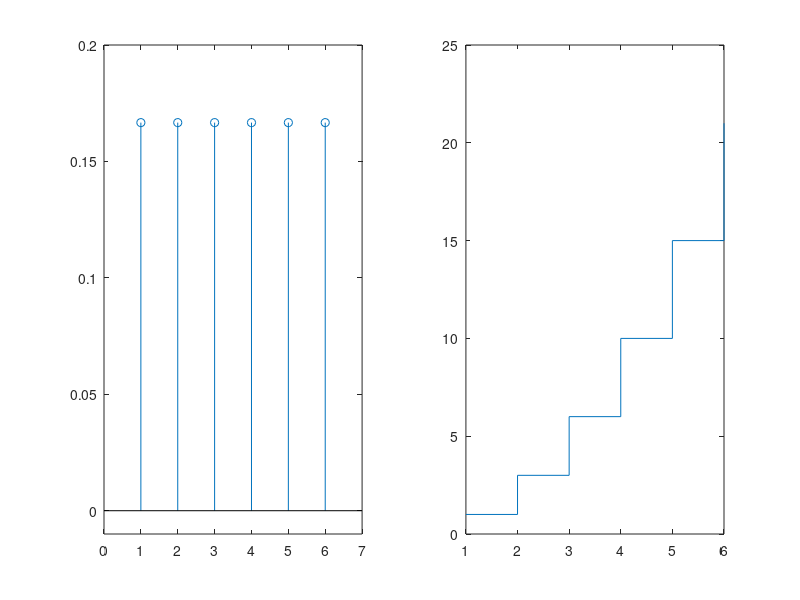

This chart was generated by the following MATLAB code:
% exercicio 1 -> parte 2.2

% alinea a) 

sx = [1,2,3,4,5,6] ;

%px = [1/6,1/6,1/6,1/6,1/6,1/6] ;
px = ones(1,6) / 6 ; % a mesma coisa que a linha acima
subplot(1,2,1)
probs = stem(sx,px);

axis([0 7 -0.01 0.2]);

probs2 = px ;
x2 = 1:6 ;

probcumul = cumsum(probs2) ;
subplot(1,2,2)
stairs([0 x2 7], [0 probcumul 1]);

ylim([0 1.1]) 

title('try') ;


% alinea b) 

x2 = 1:6 ;
sx = [1,2,3,4,5,6];
y2 = cumsum(sx) ;

stairs(x2,y2) ;